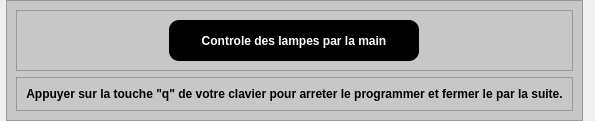
               <widget class="QWidget" name="Mores">
                <layout class="QGridLayout" name="gridLayout_12">
                 <property name="leftMargin">
                  <number>6</number>
                 </property>
                 <property name="topMargin">
                  <number>0</number>
                 </property>
                 <property name="rightMargin">
                  <number>12</number>
                 </property>
                 <property name="bottomMargin">
                  <number>0</number>
                 </property>
                 <property name="spacing">
                  <number>0</number>
                 </property>
                 <item row="0" column="0">
                  <widget class="QFrame" name="frame_10">
                   <property name="styleSheet">
                    <string notr="true">background-color: rgb(199, 199, 199);</string>
                   </property>
                   <property name="frameShape">
                    <enum>QFrame::StyledPanel</enum>
                   </property>
                   <property name="frameShadow">
                    <enum>QFrame::Raised</enum>
                   </property>
                   <layout class="QGridLayout" name="gridLayout_13">
                    <item row="0" column="0">
                     <widget class="QFrame" name="frame_11">
                      <property name="frameShape">
                       <enum>QFrame::StyledPanel</enum>
                      </property>
                      <property name="frameShadow">
                       <enum>QFrame::Raised</enum>
                      </property>
                      <layout class="QGridLayout" name="gridLayout_14">
                       <item row="0" column="0">
                        <widget class="QPushButton" name="lampe_pushButton_16">
                         <property name="minimumSize">
                          <size>
                           <width>220</width>
                           <height>41</height>
                          </size>
                         </property>
                         <property name="maximumSize">
                          <size>
                           <width>250</width>
                           <height>50</height>
                          </size>
                         </property>
                         <property name="font">
                          <font>
                           <weight>75</weight>
                           <bold>true</bold>
                          </font>
                         </property>
                         <property name="styleSheet">
                          <string notr="true">QPushButton{

	background-color: rgb(0, 0, 0);
	color: rgb(255, 255, 255);
border-radius:10px;
}
QPushButton:Hover{
background-color: rgb(255, 255, 255);
	color: rgb(0, 0, 0);

}
QPushButton:pressed{
background-color: rgb(198, 198, 198);

}
</string>
                         </property>
                         <property name="text">
                          <string>Controle des lampes par la main</string>
                         </property>
                        </widget>
                       </item>
                      </layout>
                     </widget>
                    </item>
                    <item row="1" column="0">
                     <widget class="QFrame" name="frame_12">
                      <property name="frameShape">
                       <enum>QFrame::StyledPanel</enum>
                      </property>
                      <property name="frameShadow">
                       <enum>QFrame::Raised</enum>
                      </property>
                      <layout class="QGridLayout" name="gridLayout_15">
                       <item row="0" column="0" alignment="Qt::AlignTop">
                        <widget class="QLabel" name="label_4">
                         <property name="font">
                          <font>
                           <family>Arial</family>
                           <weight>75</weight>
                           <bold>true</bold>
                          </font>
                         </property>
                         <property name="text">
                          <string>Appuyer sur la touche &quot;q&quot; de votre clavier pour arreter le programmer et fermer le par la suite.</string>
                         </property>
                         <property name="alignment">
                          <set>Qt::AlignCenter</set>
                         </property>
                        </widget>
                       </item>
                      </layout>
                     </widget>
                    </item>
                   </layout>
                  </widget>
                 </item>
                </layout>
               </widget>
